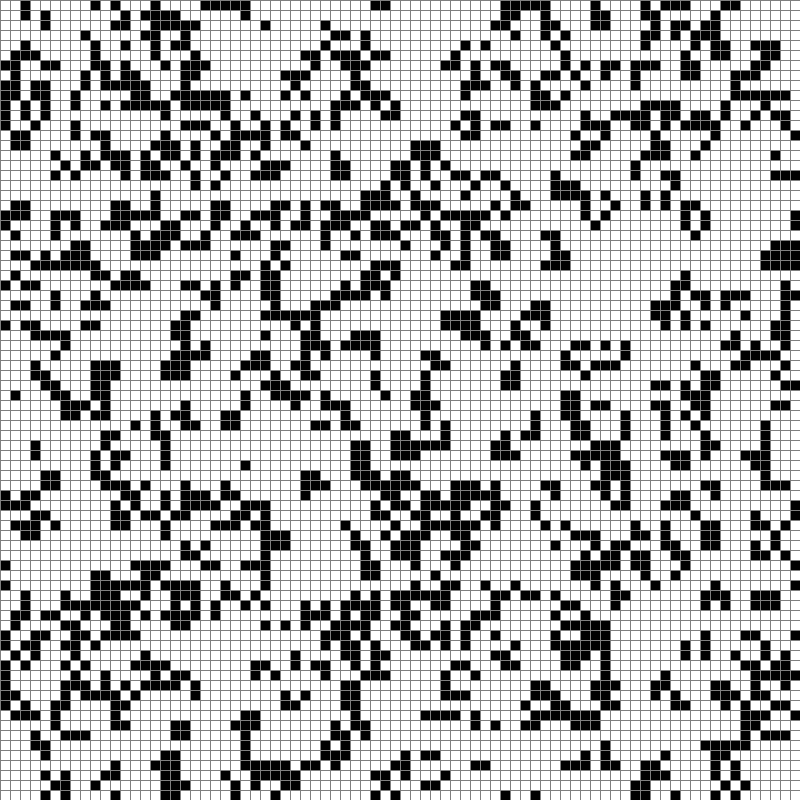
Frame 1 (no input)
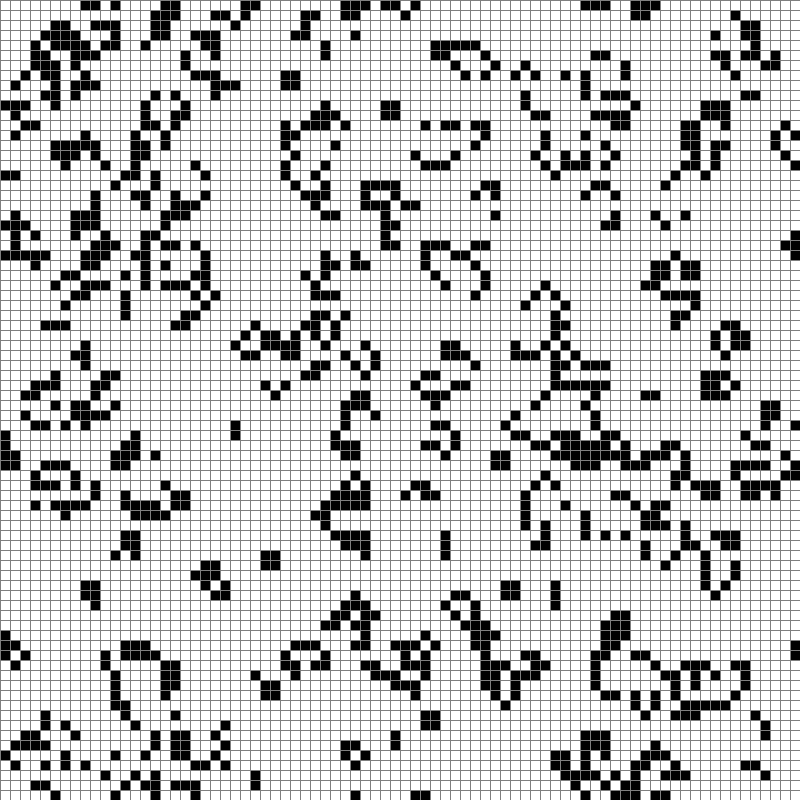
Frame 60 (the mouse pressed at the canvas centre just before this capture)
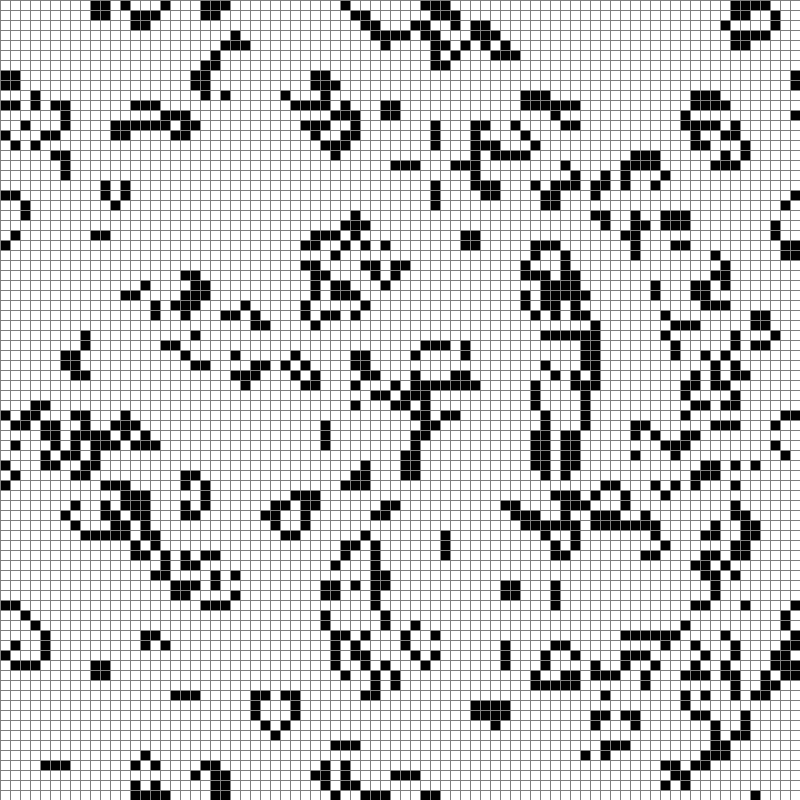
Frame 120 (the mouse held since frame 60 and released just before this capture)

The Processing sketch that drew these frames (run headless with seeded random() and noise(); from frame 60 on, the mouse is pressed at the canvas centre):

// Processing sketch: simple_gol
// ── simple_gol.pde
static final float STEP_DELAY = 1/8f;

Grid grid = new Grid(80, 80);
float stepTimer;
int oldTime;

void setup() {
	size(800, 800);

	randomizeGrid(0.25f);
}

void update(float deltaTime) {
	stepTimer += deltaTime;
	if (stepTimer >= STEP_DELAY) {
		stepTimer -= STEP_DELAY;
		grid.step();
	}
}

void draw() {
	int time = millis();
	float deltaTime = (time - oldTime) / 1000f;

	update(deltaTime);
	drawGrid();

	oldTime = time;
}

boolean randomChance(float probability) {
	return random(1) < probability;
}

void drawGrid() {
	stroke(127);

	float cellSize = width / grid.width;
	for (int y = 0; y < grid.height; y++)
	for (int x = 0; x < grid.width; x++) {
		if (grid.get(x, y))
			fill(0);
		else
			fill(255);

		rect(x * cellSize, y * cellSize, cellSize, cellSize);
	}
}

void randomizeGrid(float probability) {
	for (int y = 0; y < grid.height; y++)
	for (int x = 0; x < grid.width; x++) {
		if (randomChance(probability)) {
			grid.set(x, y, true);
		}
	}
}
// ── Grid.pde
static final int NEIGHBOR_COUNT = 8;

int[][] neighborOffsets = {
	{-1, -1},
	{ 0, -1},
	{ 1, -1},
	{-1,  0},
	{ 1,  0},
	{-1,  1},
	{ 0,  1},
	{ 1,  1},
};

// Actual modulus (not remainder).
static int mod(int x, int n) {
	return (x % n + n) % n;
}

class Grid {
	public final int width, height;
	private boolean[][] cells;
	private boolean[][] tempCells;

	public Grid(int width, int height) {
		this.width = width;
		this.height = height;
		cells = new boolean[width][height];
		tempCells = new boolean[width][height];
	}

	public void step() {
		for (int y = 0; y < height; y++)
		for (int x = 0; x < width; x++) {
			boolean alive = get(x, y);
			int aliveNeighbors = getAliveNeighbors(x, y);

			if (alive) {
				if (aliveNeighbors < 2 || aliveNeighbors > 3) {
					setTemp(x, y, false);
				}
			}
			else if (aliveNeighbors == 3) {
				setTemp(x, y, true);
			}
		}

		for (int y = 0; y < height; y++)
		for (int x = 0; x < width; x++) {
			cells[x][y] = tempCells[x][y];
		}
	}

	public boolean get(int x, int y) {
		x = mod(x, width);
		y = mod(y, height);
		return cells[x][y];
	}

	public void set(int x, int y, boolean value) {
		x = mod(x, width);
		y = mod(y, height);
		cells[x][y] = value;
		tempCells[x][y] = value;
	}

	public void clear() {
		for (int y = 0; y < height; y++)
		for (int x = 0; x < width; x++) {
			set(x, y, false);
		}
	}

	private void setTemp(int x, int y, boolean value) {
		x = mod(x, width);
		y = mod(y, height);
		tempCells[x][y] = value;
	}

	private int getAliveNeighbors(int x, int y) {
		int alive = 0;
		for (int i = 0; i < NEIGHBOR_COUNT; i++) {
			if (get(x + neighborOffsets[i][0], y + neighborOffsets[i][1])) {
				alive++;
			}
		}

		return alive;
	}
}
